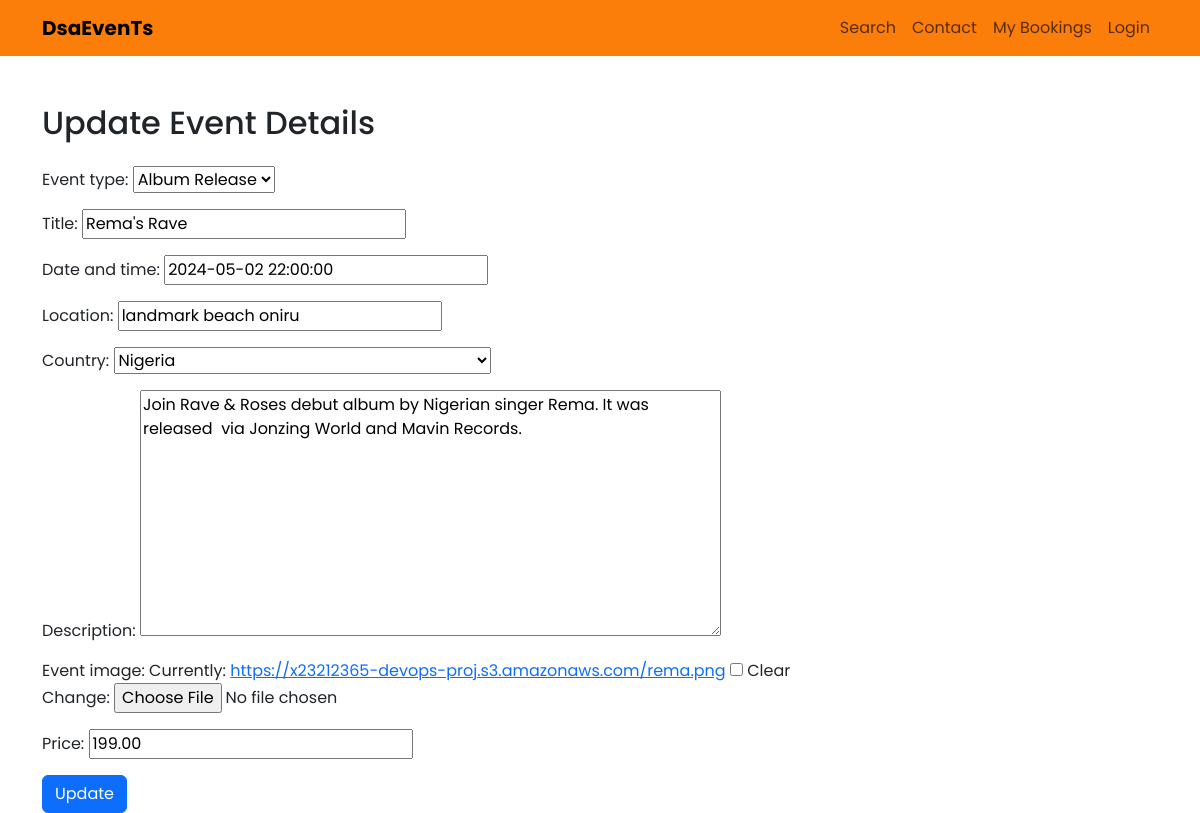
The app's page /update/5/ with its own data.
### events/models.py (models this page shows)
class Event(models.Model):
    EVENT_TYPE_CHOICES = (
        ('concert', 'Concert'),
        ('music_festival', 'Music Festival'),
        ('workshop', 'Workshop'),
        ('conference', 'Conference'),
        ('exhibition', 'Exhibition'),
        ('album_release', 'Album Release'),
        ('live_stream', 'Live Stream'),
        ('meetup', 'Meetup'),
    )
    event_type = models.CharField(max_length=100, choices=EVENT_TYPE_CHOICES)
    title = models.CharField(max_length=255)
    date_and_time = models.DateTimeField()
    location = models.CharField(max_length=255)
    country = CountryField()
    description = models.TextField()
    event_image = models.ImageField(blank=True)
    price = models.DecimalField(max_digits=10, decimal_places=2, default=0)
    user = models.ForeignKey(User, on_delete=models.CASCADE, default= None)

### events/views.py (the view)
# urls.py: path('update/<int:event_id>/', views.update_event, name='update_event'),
def update_event(request, event_id):
    event = get_object_or_404(Event, pk=event_id)
    if request.method == 'POST':
        form = EventForm(request.POST, request.FILES, instance=event)
        if form.is_valid():
            form.save()
            return redirect('homepage')  # Redirected to homepage after successful update
    else:
        form = EventForm(instance=event)
    return render(request, 'events/update_event.html', {'form': form})

### events/forms.py
class EventForm(forms.ModelForm):
    date_and_time = forms.DateTimeField(input_formats=['%d/%m/%Y, %H:%M'],
    widget=DateTimeInput(attrs={'placeholder': 'DD/MM/YYYY, HH:MM'}))
    class Meta:
        model = Event
        fields = ['event_type', 'title', 'date_and_time', 'location', 'country',
        'description', 'event_image', 'price']
        widgets = {
            'date_and_time': DateTimeLocalInput(),
            'country': forms.Select(choices=[(country.code, country.name)
            for country in countries]),
        }
    def __init__(self, *args, **kwargs):
        super().__init__(*args, **kwargs)
        self.fields['event_type'].choices = Event.EVENT_TYPE_CHOICES

### templates/events/update_event.html (shortened to what this page needs)
{% extends 'base.html' %}
{% load static %}
{% block content %}
<div class="container mt-5">
    <h2 class="mb-4">Update Event Details</h2>
    <form method="post" enctype="multipart/form-data">
        {{ form.as_p }}
        <button type="submit" class="btn btn-primary">Update</button>
    </form>
</div>
{% endblock %}

### records on screen
Event: event_type "Album Release", title "Rema's Rave", date_and_time "2024-05-02 22:00:00", location "landmark beach oniru", country "Nigeria", description "Join Rave & Roses debut album by Nigerian singer Rema. It was released via Jonzing World and Mavin Records.", price "199.00"
